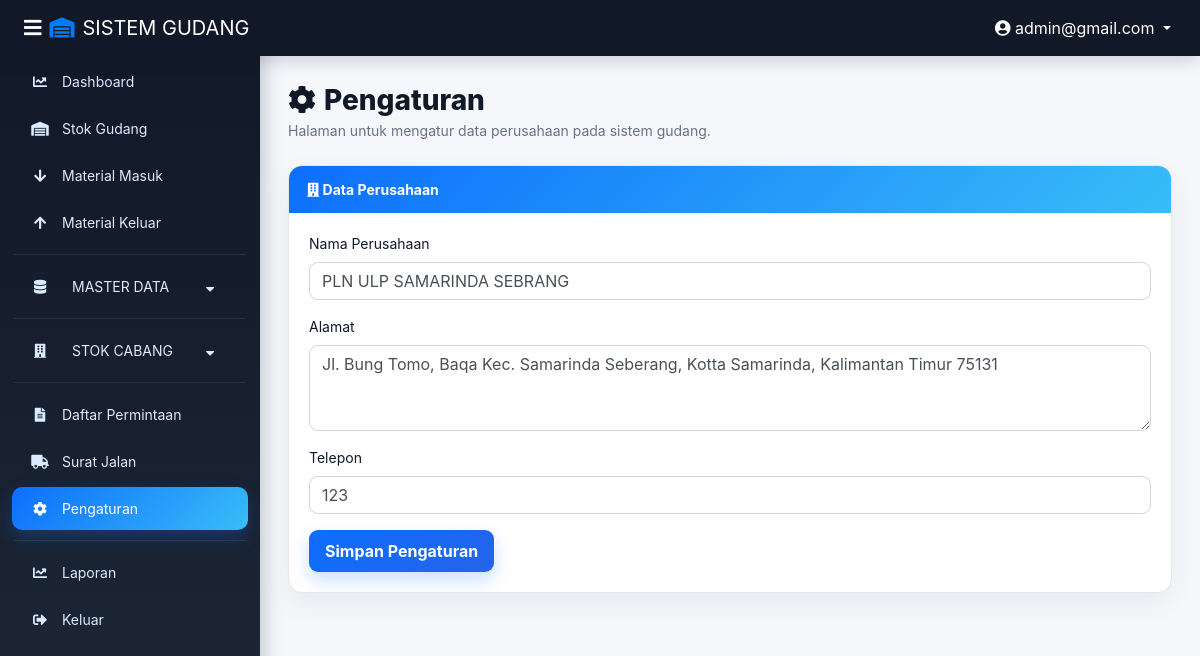
The app's page /pengaturan.php (signed in) with its own data.
### tables this page shows
CREATE TABLE `pengaturan` (
  `id` int(1) DEFAULT 1,
  `nama_perusahaan` varchar(100) DEFAULT NULL,
  `alamat` text DEFAULT NULL,
  `telepon` varchar(20) DEFAULT NULL,
  `updated_at` timestamp NOT NULL DEFAULT current_timestamp() ON UPDATE current_timestamp()
);

### pengaturan.php (the view, shortened to what this page needs)
<?php
require 'function.php';
$query = mysqli_query($conn, "SELECT * FROM pengaturan WHERE id = 1");
$data = mysqli_fetch_assoc($query);
?>
<!DOCTYPE html>
<html lang="id">
<head>
    <link href="https://cdn.jsdelivr.net/npm/bootstrap@4.5.3/dist/css/bootstrap.min.css" rel="stylesheet" />
    <link href="https://cdn.datatables.net/1.10.20/css/dataTables.bootstrap4.min.css" rel="stylesheet" />
    <link rel="stylesheet" href="https://cdn.jsdelivr.net/npm/sweetalert2@11/dist/sweetalert2.min.css">
    <link rel="stylesheet" href="assets/css/animation.css">
    <link rel="stylesheet" href="assets/css/sidebar-fixed.css">
    <link rel="stylesheet" href="https://cdnjs.cloudflare.com/ajax/libs/font-awesome/5.15.1/css/all.min.css">
</head>
<body>
    <nav class="sb-topnav navbar navbar-expand navbar-dark bg-dark">
        <button class="btn btn-link btn-sm" id="sidebarToggle"><i class="fas fa-bars"></i></button>
        <span class="navbar-brand text-white"><i class="fas fa-warehouse mr-2 text-primary"></i>SISTEM GUDANG</span>
        <div class="ml-auto d-flex align-items-center">
            <div class="dropdown">
                <button class="btn btn-link text-white dropdown-toggle" type="button" data-toggle="dropdown">
                    <i class="fas fa-user-circle"></i> <?= htmlspecialchars($_SESSION['email']); ?>
                </button>
            </div>
        </div>
    </nav>
    <div class="sidebar">
        <div class="brand-sidebar">
            <span>SISTEM GUDANG</span>
        </div>
        <nav>
            <?php if ($_SESSION['level'] == 'admin'): ?>
                <a href="dashboard.php"><i class="fas fa-chart-line"></i> Dashboard</a>
            <?php endif; ?>
            <a href="index.php"><i class="fas fa-warehouse"></i> Stok Gudang</a>
            <?php if ($_SESSION['level'] == 'admin'): ?>
                <a href="barang_masuk.php"><i class="fas fa-arrow-down"></i> Material Masuk</a>
                <a href="barang_keluar.php"><i class="fas fa-arrow-up"></i> Material Keluar</a>
            <?php endif; ?>
            <hr>
            <div class="dropdown-btn">
                <i class="fas fa-database"></i> MASTER DATA <i class="fas fa-caret-down"></i>
            </div>
            <hr>
            <div class="dropdown-btn">
                <i class="fas fa-building"></i> STOK CABANG <i class="fas fa-caret-down"></i>
            </div>
            <hr>
            <a href="daftar_permintaan.php"><i class="fas fa-file-alt"></i> Daftar Permintaan</a>
            <a href="surat_jalan.php"><i class="fas fa-truck"></i> Surat Jalan</a>
            <a href="pengaturan.php" class="active"><i class="fas fa-cog"></i> Pengaturan</a>
            <hr>
            <a href="laporan.php"><i class="fas fa-chart-line"></i> Laporan</a>
            <a href="logout.php"><i class="fas fa-sign-out-alt"></i> Keluar</a>
        </nav>
    </div>
    <div class="content">
        <div class="page-title mb-4">
            <h2><i class="fas fa-cog mr-2"></i>Pengaturan</h2>
            <p>Halaman untuk mengatur data perusahaan pada sistem gudang.</p>
        </div>
        <div class="card">
            <div class="card-header">
                <i class="fas fa-building"></i> Data Perusahaan
            </div>
            <div class="card-body">
                <form method="post">
                    <div class="form-group">
                        <label>Nama Perusahaan</label>
                        <input type="text" name="nama_perusahaan" class="form-control" value="<?= htmlspecialchars($data['nama_perusahaan']); ?>" required>
                    </div>
                    <div class="form-group">
                        <label>Alamat</label>
                        <textarea name="alamat" class="form-control" rows="3" required><?= htmlspecialchars($data['alamat']); ?></textarea>
                    </div>
                    <div class="form-group">
                        <label>Telepon</label>
                        <input type="text" name="telepon" class="form-control" value="<?= htmlspecialchars($data['telepon']); ?>" required>
                    </div>
                    <button type="submit" name="update" class="btn btn-primary">Simpan Pengaturan</button>
                </form>
            </div>
        </div>
    </div>
</body>
</html>

### assets/css/animation.css (style rules this page uses)
* { transition: all 0.2s ease-in-out; }
.sidebar a { transition: all 0.3s cubic-bezier(0.4, 0, 0.2, 1); }
.btn { transition: transform 0.2s, box-shadow 0.2s; }
.card { animation: slideUp 0.4s ease-out; transition: box-shadow 0.3s; }

### assets/css/sidebar-fixed.css (style rules this page uses)
.sidebar { background-color: #343a40; min-height: 100vh; position: fixed; top: 0; left: 0; bottom: 0; width: 260px; overflow-y: auto; z-index: 1000; }
.sidebar a { color: white; padding: 10px 15px; display: block; text-decoration: none; transition: all 0.2s ease; }
.sidebar a.active { background-color: #007bff; }
.sidebar .dropdown-btn { cursor: pointer; user-select: none; padding: 10px 15px; display: block; color: white; transition: all 0.2s ease; }
.sidebar .dropdown-btn i { margin-right: 10px; width: 20px; }
.sidebar .dropdown-btn .fa-caret-down { float: right; margin-top: 5px; transition: transform 0.3s ease; }
.sb-topnav { position: fixed; top: 0; left: 0; right: 0; z-index: 1039; background-color: #103752 !important; height: 56px; }
.content { margin-left: 260px; margin-top: 56px; padding: 20px; min-height: 100vh; }
#sidebarToggle { color: white; background: transparent; border: none; font-size: 20px; cursor: pointer; }
.card { margin-bottom: 20px; border-radius: 10px; }

### pengaturan.php (style rules this page uses)
:root { --primary: #0d6efd; --primary-dark: #0b5ed7; --sidebar: #182230; --sidebar-soft: #202d3e; --page-bg: #f5f7fb; --text-main: #111827; --text-soft: #6b7280; --border: #e5e7eb; }
body { background: var(--page-bg); color: var(--text-main); font-size: 14px; }
.sidebar { position: fixed; top: 0; left: 0; bottom: 0; width: 260px; background: linear-gradient(180deg, #111827 0%, #1f2937 100%); overflow-y: auto; z-index: 1000; box-shadow: 4px 0 18px rgba(15, 23, 42, .22); }
.sidebar .brand-sidebar { height: 56px; display: flex; align-items: center; gap: 10px; padding: 0 18px; color: #fff; font-weight: 700; letter-spacing: .2px; background: #111827; }
.sidebar a, .sidebar .dropdown-btn { color: #dbeafe; padding: 11px 18px; display: flex; align-items: center; gap: 12px; text-decoration: none; transition: all 0.2s ease; font-size: 14px; border-radius: 10px; margin: 4px 12px; }
.sidebar a i, .sidebar .dropdown-btn i { width: 20px; text-align: center; font-size: 14px; }
.sidebar a:hover, .sidebar a.active, .sidebar .dropdown-btn:hover { color: #fff; background: linear-gradient(135deg, #0d6efd, #38bdf8); box-shadow: 0 8px 18px rgba(13, 110, 253, .28); }
.sidebar hr { margin: 10px 14px; border-color: rgba(255, 255, 255, .08); }
.sidebar .dropdown-btn { cursor: pointer; user-select: none; }
.sidebar .dropdown-btn .fa-caret-down { margin-left: auto; transition: transform 0.3s ease; }
.content { margin-left: 260px; padding: 28px; min-height: 100vh; margin-top: 56px; }
.sb-topnav { position: fixed; top: 0; left: 0; right: 0; z-index: 1039; background: #111827 !important; height: 56px; box-shadow: 0 4px 18px rgba(15, 23, 42, .18); }
#sidebarToggle { color: white; background: transparent; border: none; font-size: 20px; cursor: pointer; }
.page-title h2 { font-size: 28px; font-weight: 800; margin-bottom: 2px; }
.page-title p { color: var(--text-soft); margin-bottom: 18px; }
.card { border: 1px solid var(--border); border-radius: 14px; box-shadow: 0 10px 28px rgba(15, 23, 42, .06); overflow: hidden; }
.card-header { background: linear-gradient(135deg, #0d6efd, #38bdf8); color: white; font-weight: 700; padding: 13px 18px; border-bottom: none; }
.card-body { padding: 20px; }
.form-control { border-radius: 9px; border-color: #d1d5db; }
.btn-primary { background: linear-gradient(135deg, #0d6efd, #2563eb); border: 0; border-radius: 9px; font-weight: 700; padding: 9px 16px; box-shadow: 0 8px 18px rgba(13, 110, 253, .22); }

### records on screen
pengaturan: nama_perusahaan "PLN ULP SAMARINDA SEBRANG", alamat "Jl. Bung Tomo, Baqa Kec. Samarinda Seberang, Kotta Samarinda, Kalimantan Timur 75131", telepon "123"

### other values on screen
$_SESSION['email'] "admin@gmail.com"
